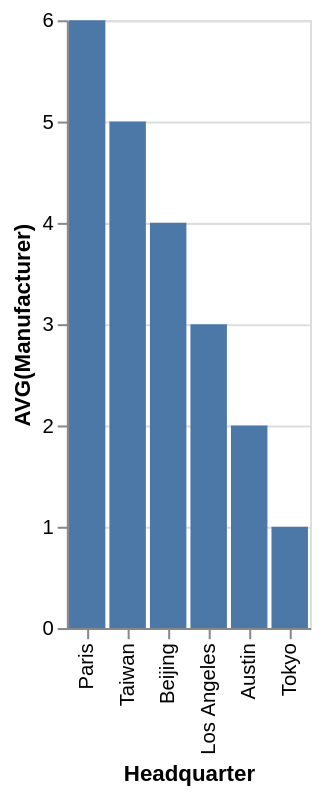

Describe this chart as a Vega-Lite specification.
### Vega-Lite specification from a JSON file in a GitHub repository (floating-point values rounded to 4 significant figures)
{"data": {"values": [{"x_data": "Austin", "y_data": 2}, {"x_data": "Beijing", "y_data": 4}, {"x_data": "Los Angeles", "y_data": 3}, {"x_data": "Paris", "y_data": 6}, {"x_data": "Taiwan", "y_data": 5}, {"x_data": "Tokyo", "y_data": 1}]}, "mark": "bar", "encoding": {"x": {"field": "x_data", "type": "nominal", "title": "Headquarter", "sort": {"op": "sum", "field": "y_data", "order": "descending"}}, "y": {"field": "y_data", "type": "quantitative", "title": "AVG(Manufacturer)"}}}
